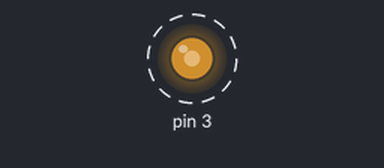
A sketch run on a simulated Arduino Uno, built with avr-gcc and run on an emulated ATmega328P. Parts: output pins drawn as LEDs (lit = HIGH). Dashed ring = blinking.

Above: at 0.05 s.
Timing chart, 0 to 4.6 s (numbered marks = the images above):
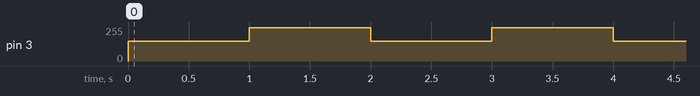

Measured:
- by itself, pin 3: alternates 250/255 for 1.0 s and 150/255 for 1.0 s

The sketch:

_03_MotorPWM.ino
```cpp
 void setup() {
  // put your setup code here, to run once:
  pinMode(3,OUTPUT);
}

void loop() {

    /* Definit PWM a 150 */
    analogWrite(3,150);
    delay(1000);

    /* Redefinit PWN a 250 */
    analogWrite(3,250);
    delay(1000);
}
```
